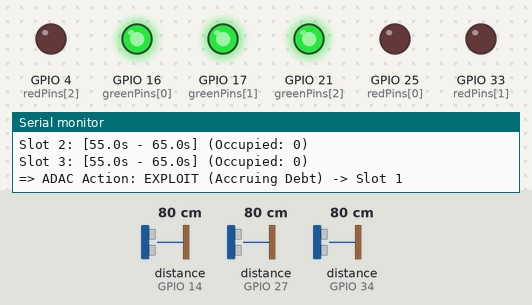
A sketch run on a simulated ESP32. On the bench: output pins drawn as LEDs (lit = HIGH), the last lines printed to the serial monitor. Wiring (inferred from the names in the program): 3 × ultrasonic range finder: trigger GPIO 18, echo GPIO 34 / trigger GPIO 19, echo GPIO 14 / trigger GPIO 23, echo GPIO 27. The inputs (shaded band) are chosen by the test bench; at power-on: distance to the obstacle (sensors on GPIO 14, GPIO 27, GPIO 34) 80 cm. The echo pulse lasts 58.3 µs per cm; pins used as bus, display or sensor lines are not drawn.

Above: at 2.8 s.
2.9 s: distance to the obstacle (sensor on GPIO 14) set to 17 cm
7.3 s: distance to the obstacle (sensor on GPIO 14) set to 13 cm
At 10.5 s:
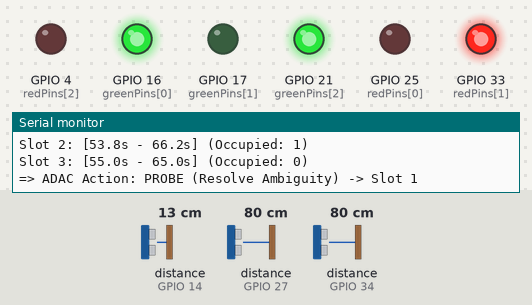
11.7 s: distance to the obstacle (sensor on GPIO 27) set to 17 cm
15.4 s: distance to the obstacle (sensor on GPIO 27) set to 13 cm
At 19.5 s:
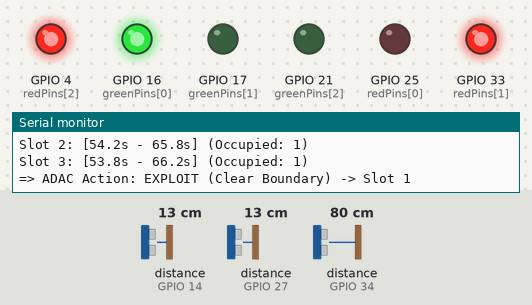
19.8 s: distance to the obstacle (sensor on GPIO 34) set to 16 cm
23.5 s: distance to the obstacle (sensor on GPIO 34) set to 13 cm
At 26.9 s:
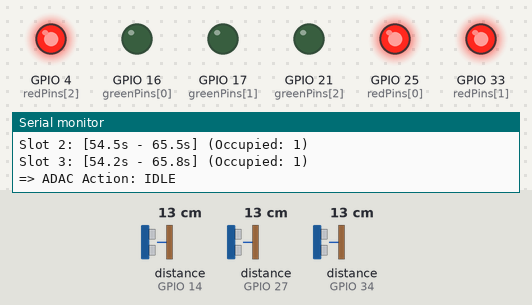
Timing chart, 0 to 28.4 s (numbered marks = the images above; inputs shaded):
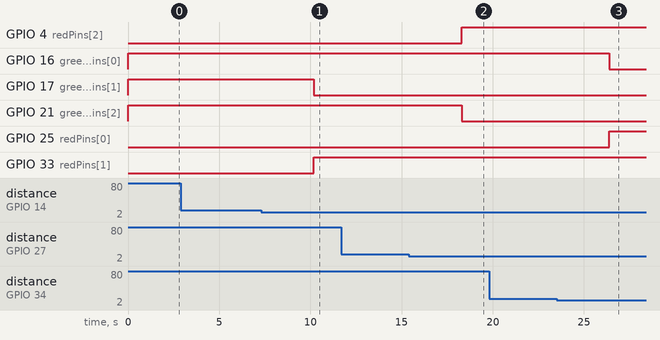

Measured:
- the behaviour switches between 15 and 14 cm on distance to the obstacle (sensor on GPIO 14) (found by bisection; images 0 and 1)
- the behaviour switches between 15 and 14 cm on distance to the obstacle (sensor on GPIO 27) (found by bisection; images 1 and 2)
- the behaviour switches between 15 and 14 cm on distance to the obstacle (sensor on GPIO 34) (found by bisection; images 2 and 3)
- after the input at 7.3 s, GPIO 17 (greenPins[1]): HIGH → LOW after 2.9 s; GPIO 33 (redPins[1]): LOW → HIGH after 2.9 s
- after the input at 15.4 s, GPIO 4 (redPins[2]): LOW → HIGH after 2.9 s; GPIO 21 (greenPins[2]): HIGH → LOW after 2.9 s
- after the input at 23.5 s, GPIO 16 (greenPins[0]): HIGH → LOW after 2.9 s; GPIO 25 (redPins[0]): LOW → HIGH after 2.9 s

The sketch:

sketch_ADAC.ino
```cpp
/*
  ADAC (Admissibility-Directed Active Calibration) + DCRAF-R
  A Dual-Uncertainty, Active-Probing Resource Allocation Architecture.
  O(1) Memory Implementation for ESP32.
*/

const int NUM_SLOTS = 3;

// ---- Pin mapping ----
int trigPins[NUM_SLOTS]  = {18, 19, 23};
int echoPins[NUM_SLOTS]  = {34, 14, 27};
int greenPins[NUM_SLOTS] = {16, 17, 21};
int redPins[NUM_SLOTS]   = {25, 33, 4};

// ---- Stage 1: Occupancy detection ----
const float PARKING_THRESHOLD_CM = 15.0;
const int   DEBOUNCE_SAMPLES = 3;
bool occupied[NUM_SLOTS]      = {false, false, false};
bool debounceBuf[NUM_SLOTS][DEBOUNCE_SAMPLES];
int  debounceIdx[NUM_SLOTS]   = {0, 0, 0};

// ---- Constants for O(1) Streaming Statistics ----
const float EMA_ALPHA   = 0.30;
const float ALPHA_MEAN  = 0.05;
const float ALPHA_VAR   = 0.05;
const float ALPHA_FAST  = 0.30;
const float ALPHA_SLOW  = 0.02;
const float ALPHA_CHURN = 0.10;
const float ALPHA_ERR   = 0.10;
const float ALPHA_CALIB = 0.10;

// Dual Uncertainty Channels
float slotMean[NUM_SLOTS]      = {0,0,0};
float slotVar[NUM_SLOTS]       = {0,0,0};
float slotFastEMA[NUM_SLOTS]   = {0,0,0};
float slotSlowEMA[NUM_SLOTS]   = {0,0,0};
float slotChurn[NUM_SLOTS]     = {0,0,0};

float predErrorEMA[NUM_SLOTS]  = {0,0,0};
float predBiasEMA[NUM_SLOTS]   = {0,0,0};
float calibErrorEMA[NUM_SLOTS] = {0,0,0};

unsigned long timeArrived[NUM_SLOTS] = {0,0,0};
float predictedDurationSec[NUM_SLOTS] = {60.0, 60.0, 60.0};
float lastPredictedDuration[NUM_SLOTS] = {60.0, 60.0, 60.0};

// Intervals (For Policy Boundary Ambiguity)
float slotMargin[NUM_SLOTS] = {10.0, 10.0, 10.0};

// Global Risk & Regime State
float globalEnvVolatility = 0.0;
float globalPredUncertainty = 0.0;
float globalCalibError = 0.0;

// --- ADAC Uncertainty Debt State ---
float uncertaintyDebt = 0.0;
const float MAX_DEBT = 50.0; // Max permitted exploitation while unresolved
const float ALPHA_DEBT = 1.0;
const float BETA_DEBT = 1.5; // Reward for gaining information

// Hardware reading
float getDistance(int trig, int echo) {
  digitalWrite(trig, LOW); delayMicroseconds(2);
  digitalWrite(trig, HIGH); delayMicroseconds(10);
  digitalWrite(trig, LOW);
  long duration = pulseIn(echo, HIGH, 30000);
  if (duration == 0) return 999.0;
  return (duration * 0.0343) / 2.0;
}

void setup() {
  Serial.begin(115200);
  for (int i = 0; i < NUM_SLOTS; i++) {
    pinMode(trigPins[i], OUTPUT);
    pinMode(echoPins[i], INPUT);
    pinMode(greenPins[i], OUTPUT);
    pinMode(redPins[i], OUTPUT);
    for(int d=0; d<DEBOUNCE_SAMPLES; d++) debounceBuf[i][d] = false;
  }
  Serial.println("[System] ADAC + DCRAF-R Booted...");
}

void loop() {
  unsigned long currentMillis = millis();
  float totalEnvVol = 0.0;
  float totalPredUnc = 0.0;
  float totalCalibErr = 0.0;

  int numFree = 0;
  int freeSlots[NUM_SLOTS];

  for (int i = 0; i < NUM_SLOTS; i++) {
    // 1. Read & Debounce
    float dist = getDistance(trigPins[i], echoPins[i]);
    bool rawOcc = (dist < PARKING_THRESHOLD_CM);
    debounceBuf[i][debounceIdx[i]] = rawOcc;
    debounceIdx[i] = (debounceIdx[i] + 1) % DEBOUNCE_SAMPLES;

    int occCount = 0;
    for(int d=0; d<DEBOUNCE_SAMPLES; d++) {
      if (debounceBuf[i][d]) occCount++;
    }

    bool newState = (occCount > (DEBOUNCE_SAMPLES / 2));
    bool stateChanged = (newState != occupied[i]);

    // Channel A: Update Environmental Volatility (Churn)
    slotChurn[i] += ALPHA_CHURN * ((stateChanged ? 1.0 : 0.0) - slotChurn[i]);

    if (stateChanged) {
      occupied[i] = newState;
      if (newState) {
        timeArrived[i] = currentMillis;
      } else {
        // --- OUTCOME FEEDBACK LOOP ---
        float actualSec = (currentMillis - timeArrived[i]) / 1000.0;

        // Update U_pred
        float error = actualSec - lastPredictedDuration[i];
        float absError = abs(error);
        predErrorEMA[i] += ALPHA_ERR * (absError - predErrorEMA[i]);

        // ADAC: Pay down Uncertainty Debt because we gained information
        // We reduce debt proportionally to the uncertainty we just resolved
        float infoGain = slotMargin[i];
        uncertaintyDebt = max(0.0f, uncertaintyDebt - (BETA_DEBT * infoGain));

        // Update V_env
        slotMean[i] += ALPHA_MEAN * (actualSec - slotMean[i]);
        float errFromMean = actualSec - slotMean[i];
        slotVar[i] += ALPHA_VAR * ((errFromMean * errFromMean) - slotVar[i]);

        // Generate New Prediction
        predictedDurationSec[i] = (EMA_ALPHA * actualSec) + ((1.0 - EMA_ALPHA) * predictedDurationSec[i]);
        lastPredictedDuration[i] = predictedDurationSec[i];
      }
    }

    if (occupied[i]) {
      digitalWrite(redPins[i], HIGH);
      digitalWrite(greenPins[i], LOW);
    } else {
      digitalWrite(redPins[i], LOW);
      digitalWrite(greenPins[i], HIGH);
      freeSlots[numFree++] = i;
    }

    // Calculate node-level risk components
    float noiseScore = min(1.0f, sqrt(slotVar[i]) / 20.0f);
    float v_env = (0.35 * noiseScore) + (0.40 * slotChurn[i]);
    float u_pred = min(1.0f, predErrorEMA[i] / 30.0f);

    // Update interval margin based on combined uncertainty
    // High uncertainty = wide interval margin
    slotMargin[i] = 5.0 + (30.0 * v_env) + (30.0 * u_pred);

    totalEnvVol += v_env;
    totalPredUnc += u_pred;
  }

  globalEnvVolatility = totalEnvVol / NUM_SLOTS;
  globalPredUncertainty = totalPredUnc / NUM_SLOTS;

  // --- ADAC Action Selection Layer ---
  int chosenSlot = -1;
  String adacMode = "IDLE";

  if (numFree > 0) {
    // 1. Find Best and Second Best (Optimization view)
    int bestIdx = freeSlots[0];
    int secondBestIdx = -1;
    for (int k = 1; k < numFree; k++) {
      int s = freeSlots[k];
      if (predictedDurationSec[s] < predictedDurationSec[bestIdx]) {
        secondBestIdx = bestIdx;
        bestIdx = s;
      } else if (secondBestIdx == -1 || predictedDurationSec[s] < predictedDurationSec[secondBestIdx]) {
        secondBestIdx = s;
      }
    }

    // 2. Check Policy Boundary Ambiguity
    bool boundaryAmbiguous = false;
    if (secondBestIdx != -1) {
      float U_best = predictedDurationSec[bestIdx] + slotMargin[bestIdx];
      float L_second = predictedDurationSec[secondBestIdx] - slotMargin[secondBestIdx];
      // M_ij = L_j - U_i
      float M_ij = L_second - U_best;

      if (M_ij <= 0) { // Intervals overlap!
        boundaryAmbiguous = true;
      }
    }

    // 3. Resolve ADAC Logic
    if (boundaryAmbiguous) {
      if (uncertaintyDebt >= MAX_DEBT) {
        // MUST PROBE: We have exploited too much. We must actively select the action
        // that gives us the most information to resolve the boundary.
        // We pick the slot with the HIGHEST uncertainty margin to collapse it.
        int probeIdx = bestIdx;
        if (secondBestIdx != -1 && slotMargin[secondBestIdx] > slotMargin[bestIdx]) {
          probeIdx = secondBestIdx;
        }
        chosenSlot = probeIdx;
        adacMode = "PROBE (Resolve Ambiguity)";
      } else {
        // EXPLOIT WITH DEBT: We are uncertain, but we have budget to take the risk.
        // We pick the best prediction, but we accrue debt.
        chosenSlot = bestIdx;
        float overlapAmount = abs((predictedDurationSec[bestIdx] + slotMargin[bestIdx]) - (predictedDurationSec[secondBestIdx] - slotMargin[secondBestIdx]));
        uncertaintyDebt = min(MAX_DEBT, uncertaintyDebt + (ALPHA_DEBT * overlapAmount));
        adacMode = "EXPLOIT (Accruing Debt)";
      }
    } else {
      // CLEAR BOUNDARY: Safely exploit
      chosenSlot = bestIdx;
      adacMode = "EXPLOIT (Clear Boundary)";
    }
  }

  // --- Serial Output ---
  Serial.println("---------------------------------------------------");
  Serial.print("V_env: "); Serial.print(globalEnvVolatility, 2);
  Serial.print(" | U_pred: "); Serial.print(globalPredUncertainty, 2);
  Serial.print(" | Uncertainty Debt: "); Serial.print(uncertaintyDebt, 1);
  Serial.print(" / "); Serial.println(MAX_DEBT, 1);
  Serial.println("--- Slot Intervals ---");
  for (int i = 0; i < NUM_SLOTS; i++) {
    Serial.print("Slot "); Serial.print(i + 1);
    Serial.print(": ["); Serial.print(predictedDurationSec[i] - slotMargin[i], 1);
    Serial.print("s - "); Serial.print(predictedDurationSec[i] + slotMargin[i], 1);
    Serial.print("s] (Occupied: "); Serial.print(occupied[i]); Serial.println(")");
  }
  Serial.print("=> ADAC Action: "); Serial.print(adacMode);
  if (chosenSlot != -1) {
    Serial.print(" -> Slot "); Serial.println(chosenSlot + 1);
  }

  delay(2000);
}
```
